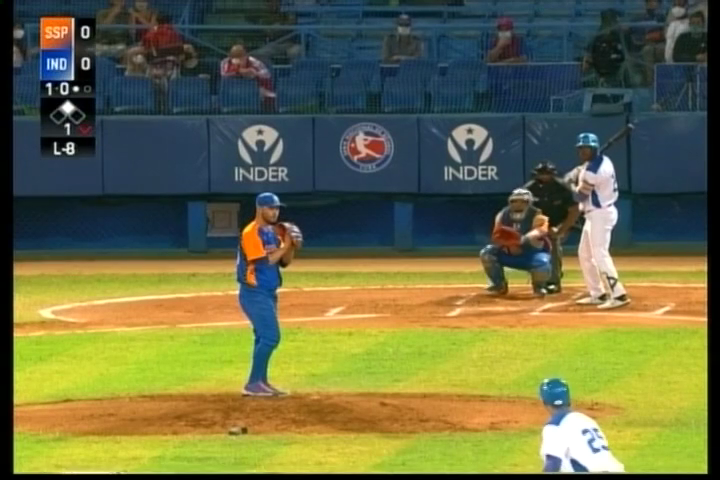
#> input picture frame 8 of 01 Deinterleizing.mp4, 720 x 480 px
$ python Detection_Ball.py
#> lines starting #> are read from the running program, lines starting #| are printed output that depends on the picture; after the words box and inside, x2 and y2 are one past the last pixel; in counts of white or black regions, pixels touching at a corner belong together
from random import randint, random
import cv2
import numpy as np
import matplotlib.pyplot as plt
from scipy import spatial

class Detection_blob:
    def __init__(self):
        self.black = (255, 255, 255)
        self.Th = 240
        self.thresholdDistance = 20
        self.ROI_TH = 30

        # Setup SimpleBlobDetector parameters.
        self.params = cv2.SimpleBlobDetector_Params()

        # Change thresholds
        self.params.minThreshold = 10
        self.params.maxThreshold = 200

        # Filter by Area.
        self.params.filterByArea = True
        self.params.minArea = 20
        self.params.maxArea = 175

        # Filter by Circularity
        self.params.filterByCircularity = True
        self.params.minCircularity = 0.4

        # Filter by Convexity
        self.params.filterByConvexity = True
        self.params.minConvexity = 0.3

        # Filter by Inertia
        self.params.filterByInertia = True
        self.params.minInertiaRatio = 0.3

        # Filter by Color
        self.params.filterByColor = True
        self.params.blobColor = 255

        self.detector = cv2.SimpleBlobDetector_create(self.params)    # son detectados 'blobs' o grupos de píxeles que la forma de la agrupación está determinada por los parámetros anteriores

        self.backSub = cv2.createBackgroundSubtractorMOG2()

    def Softened(self,frame):
        gray=cv2.cvtColor(frame,cv2.COLOR_BGR2GRAY)
        gray= cv2.medianBlur(gray,5)
        gray = self.backSub.apply(gray)
        return gray


    # [19 lines left out: functions Blob_Ocurrence_for_Frame, Blob_Cordinates, not called in this run]

    def draw_Keypoints(self,frame,keypoints):
        image=cv2.drawKeypoints(frame, keypoints, np.array([]), (0,0,255),  cv2.DRAW_MATCHES_FLAGS_DRAW_RICH_KEYPOINTS)  # se muestran los keypoints
        return image

    # [36 lines left out: functions Draw_distributiony, Draw_distributionX, punto_aislado, not called in this run]

    def is_in_ratio(self,x,y,x1,y1,r):
        return abs(np.sqrt((x-x1)**2 + (y-y1)**2))<=r

    def Video_Blob_Detector(self,video):
#> called with video = '01 Deinterleizing.mp4'
        cap = cv2.VideoCapture(video)
        ret, frame = cap.read()
#> frame is the input picture: shape (480, 720, 3); mean B, G, R 68.1, 108.1, 106
        gray= self.Softened(frame)
#> in Softened, `gray=cv2.cvtColor(frame,cv2.COLOR_BGR2GRAY)`:
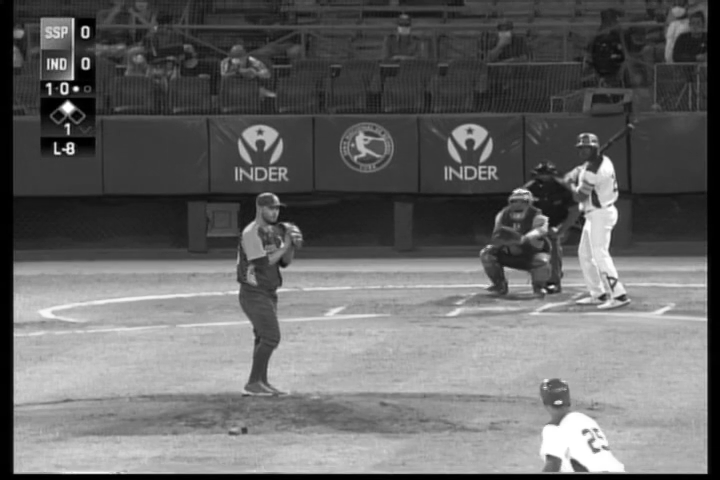
#> gray: shape (480, 720); min 0, max 255, mean 102.9
#> in Softened, `gray = self.backSub.apply(gray)`:
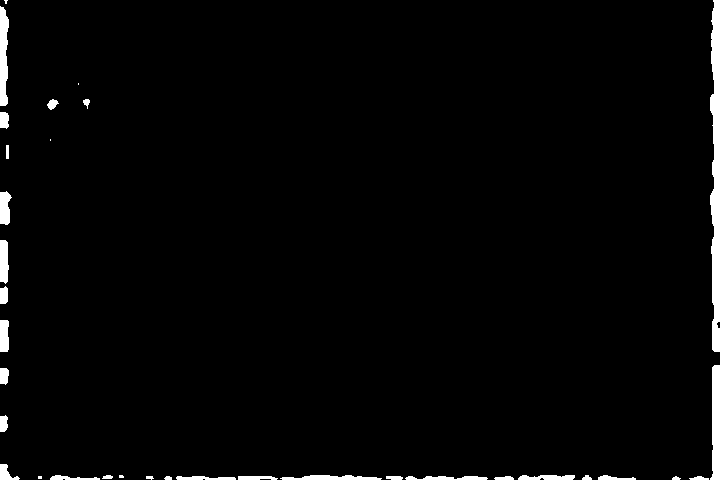
#> gray: shape (480, 720); values 127 (black) and 255 (white), 2.3% white; 34 white regions (5 under 20 px), largest, box (x1, y1, x2, y2) and area: (710, 0, 720, 352) 2693, (710, 365, 720, 480) 914, (0, 6, 9, 106) 708
        all_blob=[]
        i=0
        frameNumber=0
        y_distribution=[]
        x_distribution=[]
        while True:
            ret2, frame2 = cap.read()
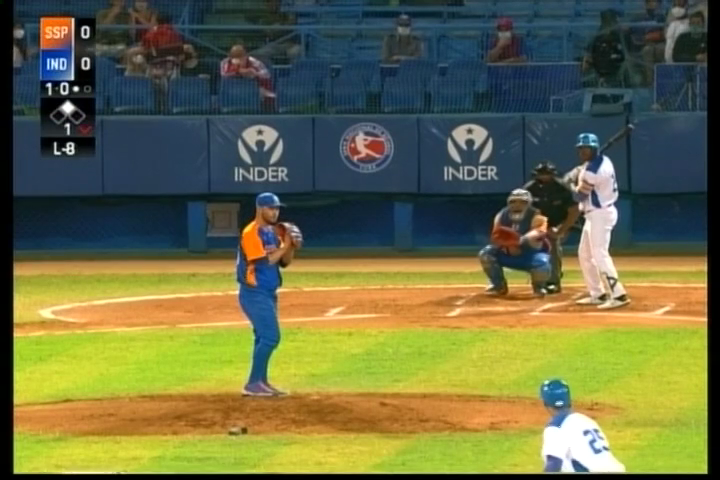
#> input picture frame 9 of 01 Deinterleizing.mp4, 720 x 480 px
#> frame2 is the input picture: shape (480, 720, 3); mean B, G, R 68.3, 108.1, 106.1
            if frame2 is None:
                break
            frameNumber += 1
            if(frameNumber)<1 or frameNumber>90:
                continue
            gray2 = self.Softened(frame2)
#> in Softened (call 2), `gray = self.backSub.apply(gray)`:
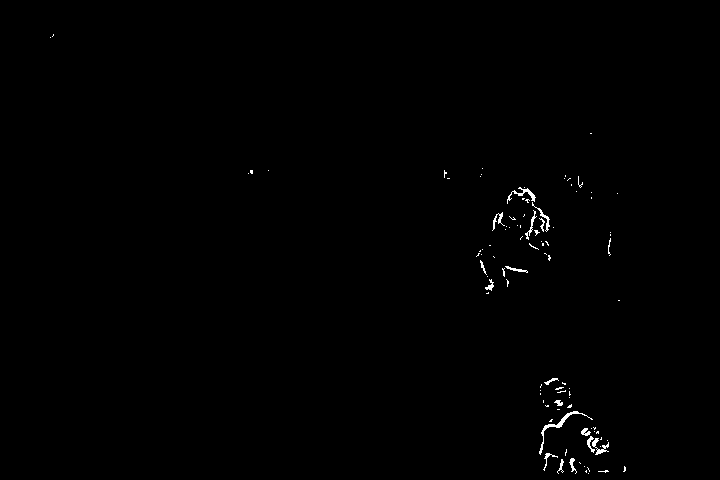
#> gray: shape (480, 720); values 0 (black) and 127 (white), 0.44% white in thin lines or dots, all inside (x1, y1, x2, y2) = (50, 34, 626, 474)
            output = gray2.copy()
            rested = gray2 - gray
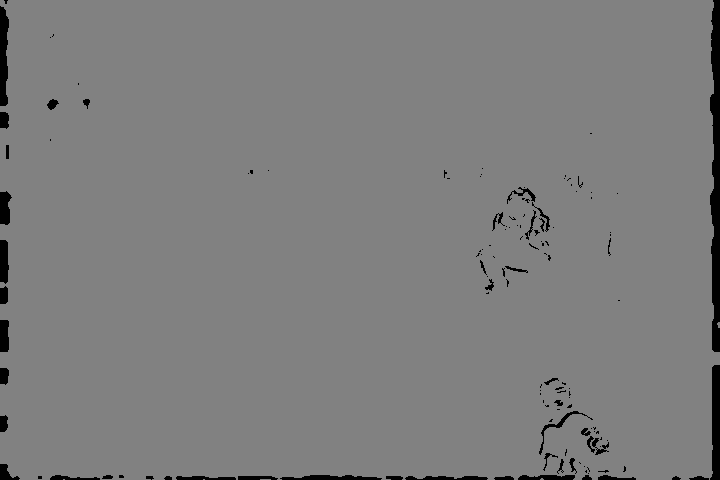
#> rested: shape (480, 720); min 0, max 129, mean 125.5
            gray = gray2
            ret, result = cv2.threshold(rested,self.Th,255,cv2.THRESH_BINARY)
#> result: shape (480, 720); every value is 0
#> ret = 240
            keypoints = self.detector.detect(result)
#> keypoints = ()

            if keypoints:   #si existen keypoints, es reajustado el centro y guardado el keypoint y el número del frame en que se tomó
                for keypoint in keypoints:
                    newCenter = [keypoint.pt[0], keypoint.pt[1]]
                    if(keypoint.pt[1])>320:
                        continue
                    x_distribution.append((frameNumber,keypoint.pt[0]))
                    y_distribution.append((frameNumber,keypoint.pt[1]))
        x_distribution = self.punto_aislado(x_distribution)
        y_distribution = self.punto_aislado(y_distribution)
        return y_distribution , x_distribution


    # [82 lines left out: functions detect_parab, RansacPar, ecuacion, Ransac, not called in this run]

    def recta (self,x,m,n):
        return  m*x+n

    def parabola_ecua (self,coef,x):
        return coef[0]*x**2 + coef[1]*x+coef[2]

    def main (self,videos):
        for video in videos:
            valoresx,valoresy= self.Video_Blob_Detector(video)

            pointrecta=self.Draw_distributiony(valoresy)

            pointpara = self.Draw_distributionX(valoresx)

            ball=[]
            for i in pointpara:
                for j in pointrecta:
                    if(i[0]==j[0]):
                        ball.append((-j[1],-i[1]))

            cap = cv2.VideoCapture(video)

            while True:
                ret,frame= cap.read()
                if (frame is None):
                    break
                for i in ball:
                    cv2.circle(frame,(int(i[0]),int(i[1])),10,(0,0,255))

                cv2.imshow("tracking",frame)
                keyboard = cv2.waitKey()
                if keyboard == 'q' or keyboard == 27:
                        break


            cap.release()
            cv2.destroyAllWindows()


################
# Ejecutar metodo main con en el nombre del clip
#sale primero x_distribution
#sale segundo y_distribution
#Frame de video con circulos rojos (mejorable) tocar cualkier tecla y seguir al proximo frame

detec = Detection_blob().main(["01 Deinterleizing.mp4"])

$ run again, starting later in the video
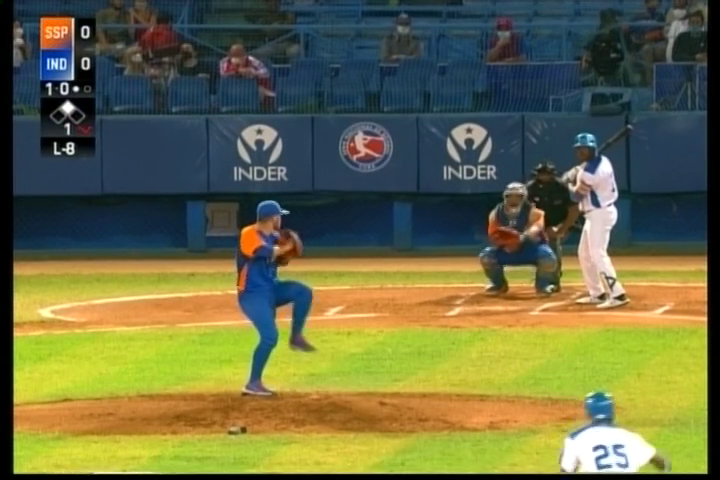
#> input picture frame 37 of 01 Deinterleizing.mp4, 720 x 480 px
#> in Video_Blob_Detector, frame is the input picture: shape (480, 720, 3); mean B, G, R 68.7, 107.6, 105.9
#> in Softened, `gray = self.backSub.apply(gray)`:
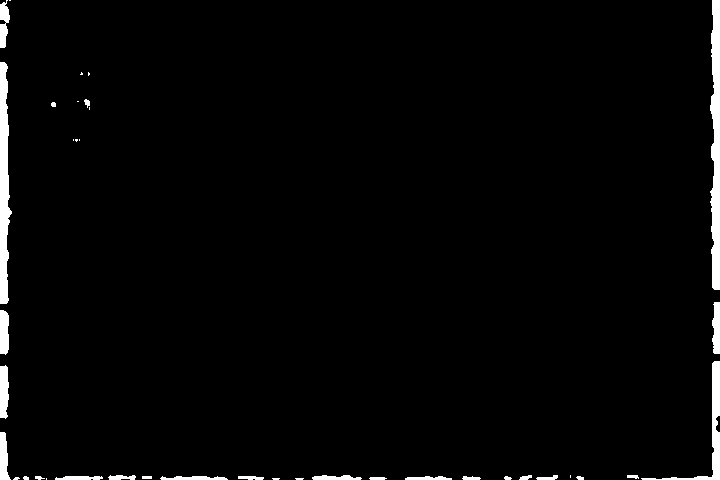
#> gray: shape (480, 720); values 127 (black) and 255 (white), 2.5% white; 39 white regions (13 under 20 px), largest, box (x1, y1, x2, y2) and area: (710, 0, 720, 290) 2265, (0, 62, 12, 304) 1941, (641, 361, 720, 480) 1056
#> in Video_Blob_Detector, `rested = gray2 - gray`:
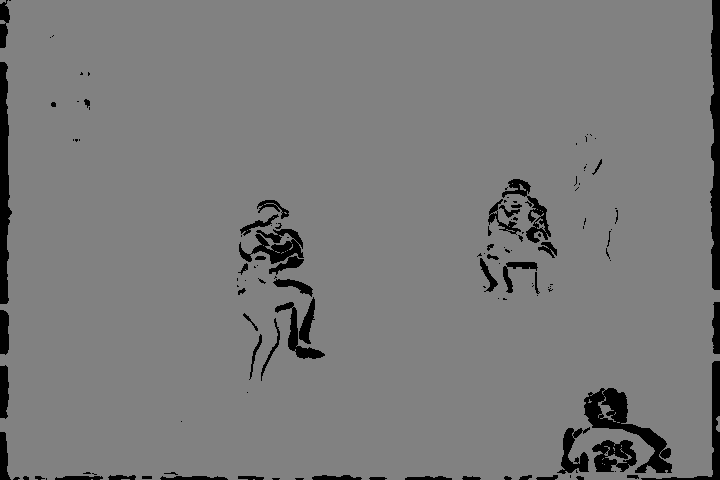
#> rested: shape (480, 720); min 0, max 129, mean 122.2
#> result: shape (480, 720); every value is 0
#> ret = 240
#> keypoints = ()
